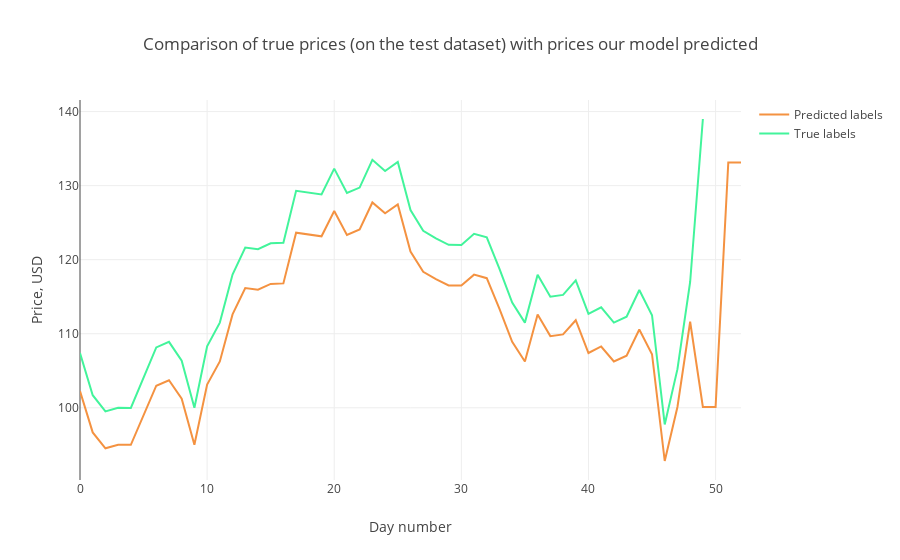

Notebook source saved alongside this figure:
### Code cell
trace1 = go.Scatter(
    x = np.arange(0, len(prediction2_inverse), 1),
    y = prediction2_inverse,
    mode = 'lines',
    name = 'Predicted labels',
    line = dict(color=('rgb(244, 146, 65)'), width=2)
)
trace2 = go.Scatter(
    x = np.arange(0, len(Y_test2_inverse), 1),
    y = Y_test2_inverse,
    mode = 'lines',
    name = 'True labels',
    line = dict(color=('rgb(66, 244, 155)'), width=2)
)

data = [trace1, trace2]
layout = dict(title = 'Comparison of true prices (on the test dataset) with prices our model predicted',
             xaxis = dict(title = 'Day number'), yaxis = dict(title = 'Price, USD'))
fig = dict(data=data, layout=layout)
py.iplot(fig, filename='results_demonstrating0')

### Figure 1 — Plotly figure (JSON) as saved in the notebook; plotly's stock layout.template omitted (floating-point values rounded to 4 significant figures)
{"data": [{"line": {"color": "rgb(244, 146, 65)", "width": 2}, "mode": "lines", "name": "Predicted labels", "type": "scatter", "uid": "000aea96-bd09-11e8-94f5-d46a6a9036c7", "x": [0, 1, 2, 3, 4, 5, 6, 7, 8, 9, 10, 11, 12, 13, 14, 15, 16, 17, 18, 19, 20, 21, 22, 23, 24, 25, 26, 27, 28, 29, 30, 31, 32, 33, 34, 35, 36, 37, 38, 39, 40, 41, 42, 43, 44, 45, 46, 47, 48, 49, 50, 51, 52], "y": [102.2, 96.67, 94.53, 95.0, 94.99, 98.92, 103.0, 103.7, 101.2, 95.01, 103.1, 106.3, 112.6, 116.2, 115.9, 116.7, 116.8, 123.6, 123.4, 123.2, 126.6, 123.4, 124.1, 127.7, 126.3, 127.5, 121.1, 118.4, 117.4, 116.5, 116.5, 118.0, 117.5, 113.3, 108.9, 106.3, 112.6, 109.7, 109.9, 111.8, 107.4, 108.3, 106.3, 107.0, 110.6, 107.2, 92.81, 100.1, 111.6, 100.1, 100.1, 133.1, 133.1]}, {"line": {"color": "rgb(66, 244, 155)", "width": 2}, "mode": "lines", "name": "True labels", "type": "scatter", "uid": "000aea97-bd09-11e8-94f5-d46a6a9036c7", "x": [0, 1, 2, 3, 4, 5, 6, 7, 8, 9, 10, 11, 12, 13, 14, 15, 16, 17, 18, 19, 20, 21, 22, 23, 24, 25, 26, 27, 28, 29, 30, 31, 32, 33, 34, 35, 36, 37, 38, 39, 40, 41, 42, 43, 44, 45, 46, 47, 48, 49], "y": [107.4, 101.7, 99.51, 99.99, 99.98, 104, 108.2, 108.9, 106.3, 100, 108.3, 111.5, 118, 121.7, 121.4, 122.2, 122.3, 129.3, 129, 128.8, 132.3, 129, 129.7, 133.5, 132.0, 133.2, 126.7, 123.9, 122.9, 122, 122.0, 123.5, 123.0, 118.8, 114.2, 111.5, 118.0, 115.0, 115.2, 117.2, 112.7, 113.6, 111.5, 112.3, 115.9, 112.5, 97.75, 105.2, 117.0, 139]}], "layout": {"title": "Comparison of true prices (on the test dataset) with prices our model predicted", "xaxis": {"title": "Day number"}, "yaxis": {"title": "Price, USD"}}}
